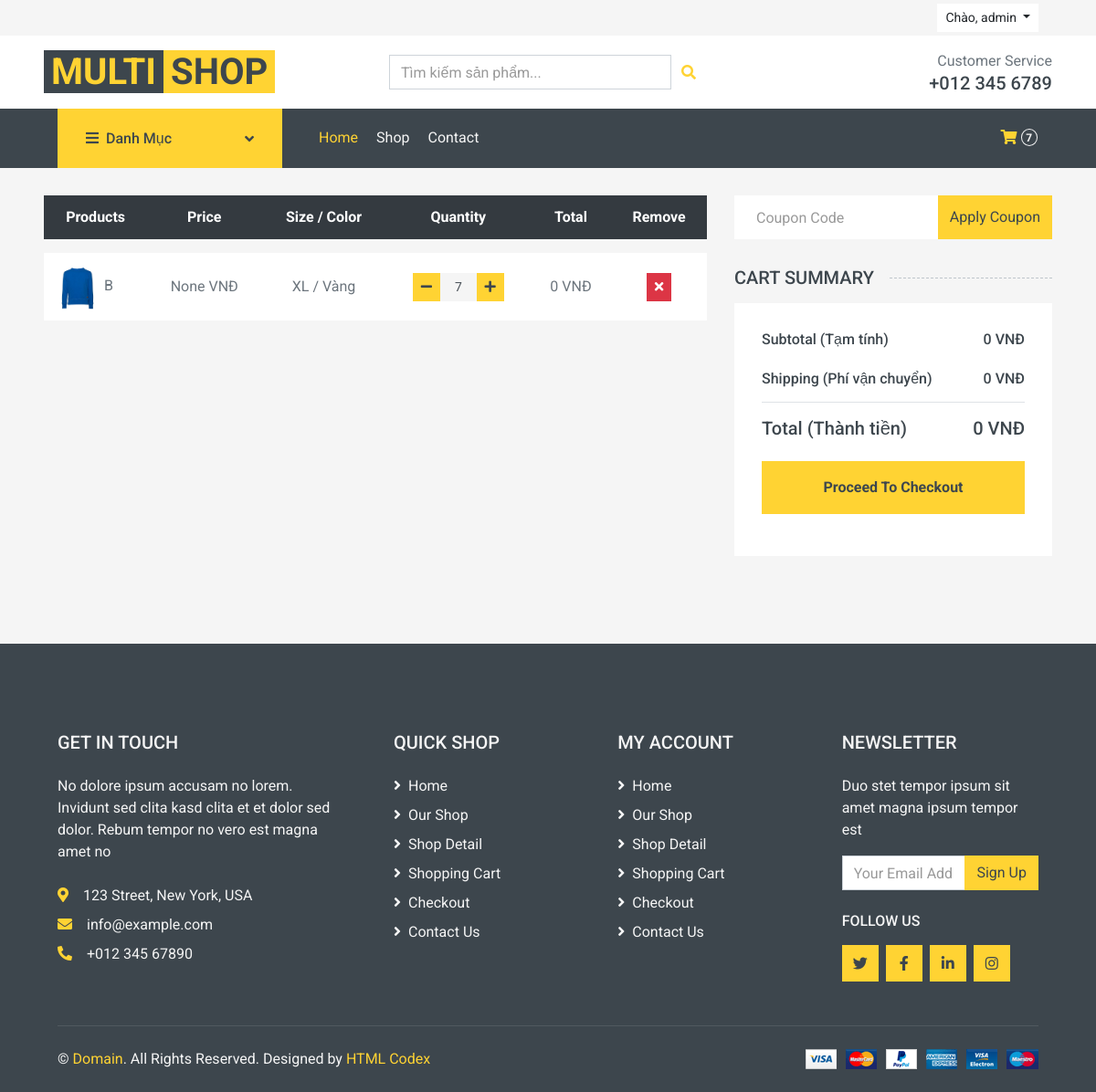
Screenshot of /giohang/gio_hang/ (signed in) with the database file from the repository.
### nguoidung/models.py (models this page shows, shortened)
class NguoiDung(AbstractUser):
    ROLE_CHOICES = (
        ('admin', 'Quản trị viên'),
        ('nhanvien', 'Nhân viên'),
        ('khachhang', 'Khách hàng'),
    )
    ho_ten = models.CharField(max_length=100)
    so_dien_thoai = models.CharField(max_length=20, blank=True, null=True)
    dia_chi = models.CharField(max_length=255, blank=True, null=True)
    trang_thai = models.BooleanField(default=True)
    vai_tro = models.CharField(max_length=20, choices=ROLE_CHOICES, default='khachhang')

### giohang/models.py (models this page shows, shortened)
class ChiTietGioHang(models.Model):
    ma_gio_hang = models.ForeignKey(GioHang, on_delete=models.CASCADE)
    ma_san_pham = models.ForeignKey(SanPham, on_delete=models.CASCADE)
    size = models.CharField(max_length=50, null=True, blank=True)
    color = models.CharField(max_length=50, null=True, blank=True)
    so_luong = models.IntegerField(default=1)
    ngay_them = models.DateTimeField(auto_now_add=True)
    @property
    def tong_tien_item(self):
        gia = self.ma_san_pham.giakm if self.ma_san_pham.giakm is not None else 0
        return gia * self.so_luong

### sanpham/models.py (models this page shows, shortened)
class SanPham(models.Model):
    ma_danh_muc = models.ForeignKey(DanhMuc, on_delete=models.CASCADE)
    ten_san_pham = models.CharField(max_length=200)
    mo_ta = models.TextField(blank=True, null=True)
    gia = models.DecimalField(max_digits=10, decimal_places=2)
    giakm = models.DecimalField(max_digits=10, decimal_places=2)
    anh_dai_dien = models.ImageField(upload_to='sanpham/', blank=True, null=True)
    trang_thai = models.BooleanField(default=True)

### giohang/views.py (the view, shortened to what this page needs)
# urls.py: path('gio_hang/', views.gio_hang_view, name='gio_hang_view'),
def gio_hang_view(request):
    chi_tiet_gio_hang_list = []
    tong_tien = 0
    shipping_fee = 0  # Phí ship cố định (ví dụ)
    if request.user.is_authenticated:
        try:
            gio_hang = GioHang.objects.get(ma_nguoi_dung=request.user)
            chi_tiet_gio_hang_list = ChiTietGioHang.objects.filter(ma_gio_hang=gio_hang)
            for item in chi_tiet_gio_hang_list:
                tong_tien += item.tong_tien_item
        except GioHang.DoesNotExist:
            chi_tiet_gio_hang_list = []
    thanh_tien = tong_tien + shipping_fee
    menudanhmuc = DanhMuc.objects.filter(trang_thai=True)
    context = {
        'menudanhmuc': menudanhmuc,
        'chi_tiet_gio_hang': chi_tiet_gio_hang_list,
        'tong_tien': tong_tien,
        'shipping_fee': shipping_fee,
        'thanh_tien': thanh_tien,
    }
    return render(request, 'cart.html', context)

### giohang/context_processors.py (called while the page is built)
def cart_context(request):
    cart_total_items = 0
    if request.user.is_authenticated:
        try:
            gio_hang_db = GioHang.objects.get(ma_nguoi_dung=request.user)
            result = ChiTietGioHang.objects.filter(ma_gio_hang=gio_hang_db).aggregate(
                total_quantity=Sum('so_luong')
            )
            cart_total_items = result.get('total_quantity') or 0
        except GioHang.DoesNotExist:
            cart_total_items = 0
    else:
        gio_hang_session = request.session.get('giohang', {})
        cart_total_items = sum(item.get('so_luong', 0) for item in gio_hang_session.values())
    return {
        'cart_total_items': cart_total_items
    }

### giohang/templates/cart.html (shortened to what this page needs)
{% extends 'base.html' %}
{% load static %}
{% block cssblock %}
    <link href="https://cdnjs.cloudflare.com/ajax/libs/font-awesome/5.10.0/css/all.min.css" rel="stylesheet">
    <link href="{% static 'lib/animate/animate.min.css' %}" rel="stylesheet">
    <link href="{% static 'lib/owlcarousel/assets/owl.carousel.min.css' %}" rel="stylesheet">
    <link href="{% static 'css/style.css' %}" rel="stylesheet">
{% endblock %}
{% block content %}
        <div class="row px-xl-5">
            <div class="col-lg-8 table-responsive mb-5">
                <table class="table table-light table-borderless table-hover text-center mb-0">
                    <thead class="thead-dark">
                        <tr>
                            <th>Products</th>
                            <th>Price</th>
                            <th>Size / Color</th>
                            <th>Quantity</th>
                            <th>Total</th>
                            <th>Remove</th>
                        </tr>
                    </thead>
                    <tbody class="align-middle">
                        {% for item in chi_tiet_gio_hang %}
                        <tr>
                            <td class="align-middle text-left">
                                <img src="{{ item.ma_san_pham.anh_dai_dien.url }}" alt="" style="width: 50px;">
                                {{ item.ma_san_pham.ten_san_pham }}
                            </td>
                            <td class="align-middle">{{ item.ma_san_pham.giakm }} VNĐ</td>
                            <td class="align-middle">{{ item.size }} / {{ item.color }}</td>
                            <td class="align-middle">
                                <form action="{% url 'quan_ly_gio_hang' %}" method="POST" class="d-inline">
                                    <div class="input-group quantity mx-auto" style="width: 100px;">
                                        <div class="input-group-btn">
                                            <button type="submit" name="action" value="decrease" class="btn btn-sm btn-primary btn-minus" >
                                                <i class="fa fa-minus"></i>
                                            </button>
                                        </div>
                                        <input type="text" class="form-control form-control-sm bg-secondary border-0 text-center" value="{{ item.so_luong }}" readonly>
                                        <div class="input-group-btn">
                                            <button type="submit" name="action" value="increase" class="btn btn-sm btn-primary btn-plus">
                                                <i class="fa fa-plus"></i>
                                            </button>
                                        </div>
                                    </div>
                                </form>
                            </td>
                            <td class="align-middle">{{ item.tong_tien_item }} VNĐ</td>
                            <td class="align-middle">
                                <form action="{% url 'quan_ly_gio_hang' %}" method="POST" class="d-inline">
                                    <button type="submit" name="action" value="remove" class="btn btn-sm btn-danger"><i class="fa fa-times"></i></button>
                                </form>
                            </td>
                        </tr>
                        {% endfor %}
                    </tbody>
                </table>
            </div>
            <div class="col-lg-4">
                <form class="mb-30" action="">
                    <div class="input-group">
                        <input type="text" class="form-control border-0 p-4" placeholder="Coupon Code">
                        <div class="input-group-append">
                            <button class="btn btn-primary">Apply Coupon</button>
                        </div>
                    </div>
                </form>
                <h5 class="section-title position-relative text-uppercase mb-3"><span class="bg-secondary pr-3">Cart Summary</span></h5>
                <div class="bg-light p-30 mb-5">
                    <div class="border-bottom pb-2">
                        <div class="d-flex justify-content-between mb-3">
                            <h6>Subtotal (Tạm tính)</h6>
                            <h6>{{ tong_tien }} VNĐ</h6>
                        </div>
                        <div class="d-flex justify-content-between">
                            <h6 class="font-weight-medium">Shipping (Phí vận chuyển)</h6>
                            <h6 class="font-weight-medium">{{ shipping_fee }} VNĐ</h6>
                        </div>
                    </div>
                    <div class="pt-2">
                        <div class="d-flex justify-content-between mt-2">
                            <h5>Total (Thành tiền)</h5>
                            <h5>{{ thanh_tien }} VNĐ</h5>
                        </div>
{% if chi_tiet_gio_hang %}
    <a href="{% url 'checkout' %}" class="btn btn-block btn-primary font-weight-bold my-3 py-3">Proceed To Checkout</a>
{% else %}
    <button class="btn btn-block btn-primary font-weight-bold my-3 py-3" disabled>Proceed To Checkout</button>
{% endif %}
                    </div>
                </div>
            </div>
        </div>
{% endblock %}

### templates/navbar.html (shortened to what this page needs)
{% load static %}
    <div class="container-fluid">
        <div class="row bg-secondary py-1 px-xl-5">
            <div class="col-lg-6 d-none d-lg-block">
            </div>
        {% load static %}
<div class="col-lg-6 text-center text-lg-right">
    <div class="d-inline-flex align-items-center">
        {% if user.is_authenticated %}
            <div class="btn-group">
                <button type="button" class="btn btn-sm btn-light dropdown-toggle" data-toggle="dropdown">
                    Chào, {{ user.username }}
                </button>
            </div>
        {% endif %}
        </div>
    </div>
                </div>
            </div>
        <div class="row align-items-center bg-light py-3 px-xl-5 d-none d-lg-flex">
            <div class="col-lg-4">
                <a href="{% url 'index' %}" class="text-decoration-none">
                    <span class="h1 text-uppercase text-primary bg-dark px-2">Multi</span>
                    <span class="h1 text-uppercase text-dark bg-primary px-2 ml-n1">Shop</span>
                </a>
            </div>
            <div class="col-lg-4 col-6 text-left">
    {% include 'core/search_bar.html' %}
</div>
            <div class="col-lg-4 col-6 text-right">
                <p class="m-0">Customer Service</p>
                <h5 class="m-0">+012 345 6789</h5>
            </div>
        </div>
    <div class="container-fluid bg-dark mb-30">
        <div class="row px-xl-5">
<div class="col-lg-3 d-none d-lg-block">
    <a class="btn d-flex align-items-center justify-content-between bg-primary w-100"
       data-toggle="collapse" href="#navbar-vertical"
       style="height: 65px; padding: 0 30px;">
        <h6 class="text-dark m-0"><i class="fa fa-bars mr-2"></i>Danh Mục</h6>
        <i class="fa fa-angle-down text-dark"></i>
    </a>
</div>
            <div class="col-lg-9">
                <nav class="navbar navbar-expand-lg bg-dark navbar-dark py-3 py-lg-0 px-0">
                    <div class="collapse navbar-collapse justify-content-between" id="navbarCollapse">
                        <div class="navbar-nav mr-auto py-0">
                            <a href="{% url 'index' %}" class="nav-item nav-link active">Home</a>
                            <a href="{% url 'shop' %}" class="nav-item nav-link">Shop</a>
                            <a href="{% url 'contact' %}" class="nav-item nav-link">Contact</a>
                        </div>
                        <div class="navbar-nav ml-auto py-0 d-none d-lg-block">
                            <a href="{% url 'gio_hang_view' %}" class="btn px-0 ml-3">
                                <i class="fas fa-shopping-cart text-primary"></i>
                                <span class="badge text-secondary border border-secondary rounded-circle" style="padding-bottom: 2px;">{{ cart_total_items }}</span>
                            </a>
                        </div>
                    </div>
                </nav>
            </div>
        </div>
    </div>

### rows the page displays
NguoiDung: username "admin"
ChiTietGioHang: ma_san_pham.anh_dai_dien (picture), ma_san_pham.ten_san_pham "B", ma_san_pham.giakm "None", size "XL", color "Vàng", so_luong "7", tong_tien_item "0"

### other values shown
{{ cart_total_items }} "7"
{{ tong_tien }} "0"
{{ shipping_fee }} "0"
{{ thanh_tien }} "0"
